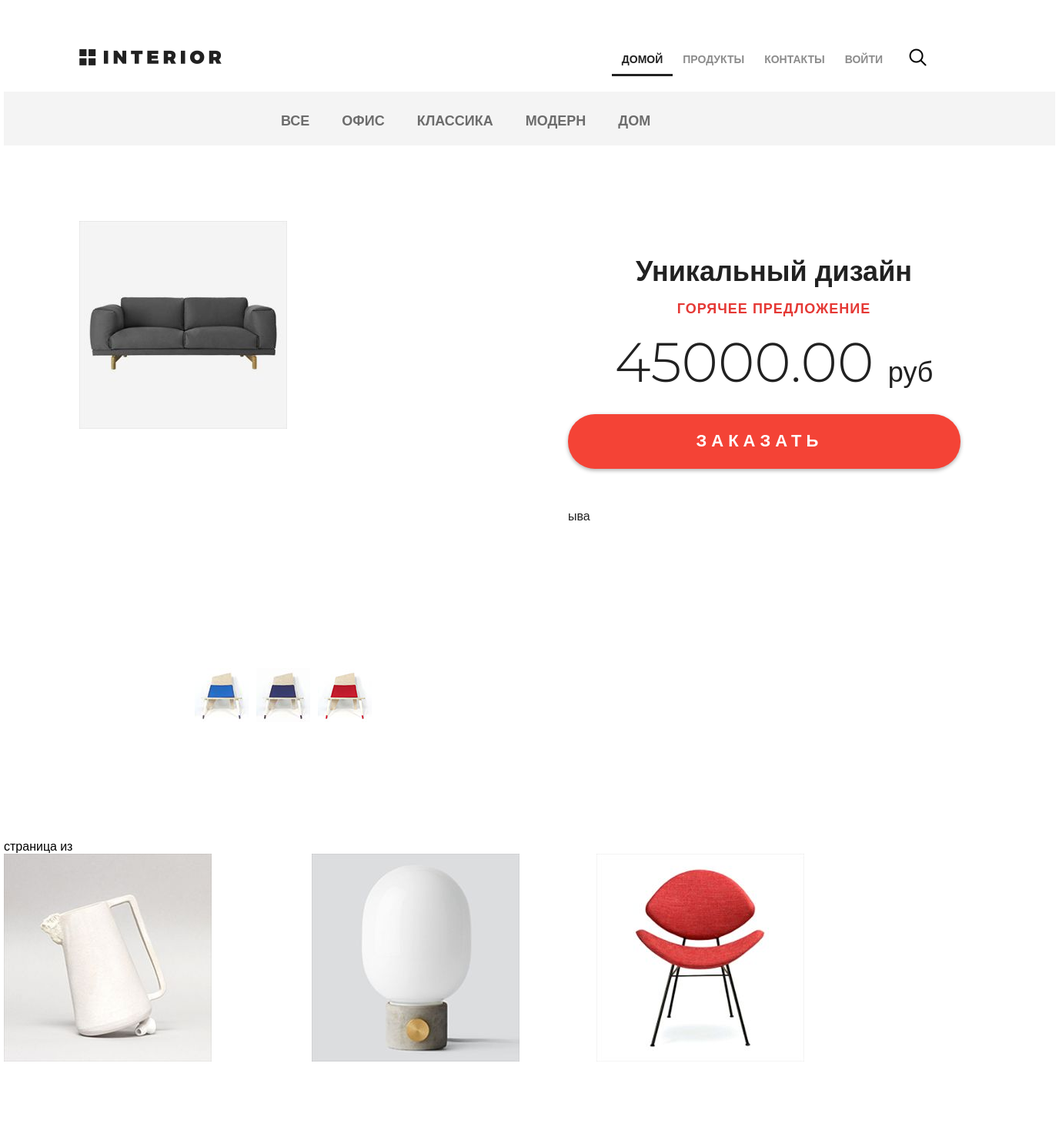
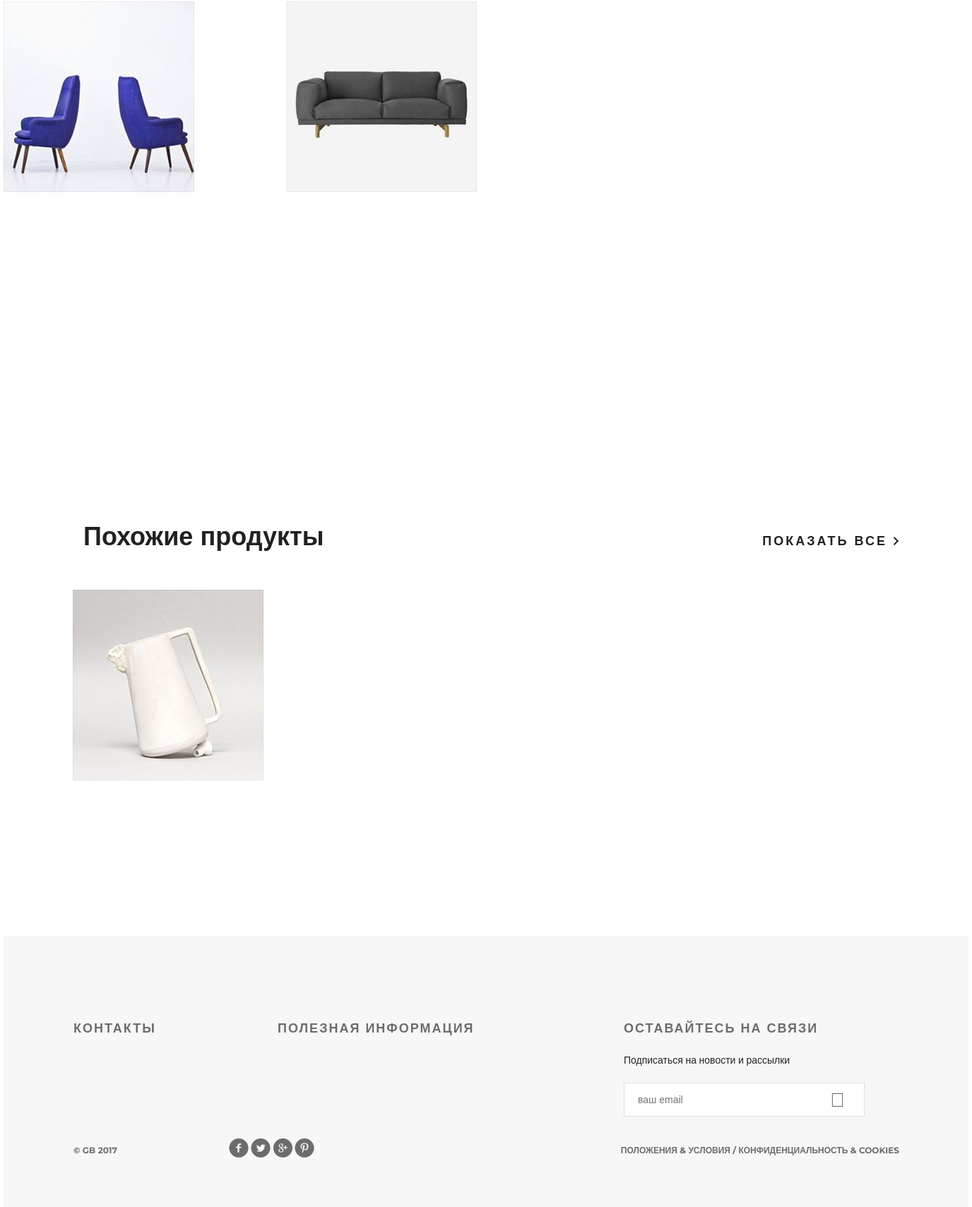
Screenshot of /products/ with the database file from the repository (2 pictures, top to bottom).
### mainapp/models.py (models this page shows, shortened)
class ProductCategory(models.Model):
    name = models.CharField(verbose_name='имя', max_length=64, unique=True)
    description = models.TextField(verbose_name='описание', blank=True)
    created = models.DateTimeField(auto_now_add=True)
    updated = models.DateTimeField(auto_now=True)
    is_active = models.BooleanField(default=True)

class Product(models.Model):
    category = models.ForeignKey(
        ProductCategory,
        on_delete=models.CASCADE,
    )
    name = models.CharField(
        verbose_name='имя продукта',
        max_length=128,
    )
    image = models.ImageField(
        upload_to='products_images',
        blank=True,
    )
    short_desc = models.CharField(
        verbose_name='короткое описание',
        max_length=60,
        blank=True,
    )
    description = models.TextField(
        verbose_name='описание',
        blank=True,
    )
    price = models.DecimalField(
        verbose_name='цена продукта',
        max_digits=8,
        decimal_places=2,
        default=0,
    )
    quantity = models.PositiveIntegerField(
        verbose_name='количество на складе',
        default=0,
    )
    is_active = models.BooleanField(default=True)

### mainapp/views.py (the view, shortened to what this page needs)
# urls.py: path('products/', include('mainapp.urls', namespace='products')),
def products(request, pk=None, page=1):
    title = 'каталог'
    links_menu = ProductCategory.objects.all()
    hot_product = get_hot_product()
    same_products = get_same_products(hot_product)
    products = Product.objects.all().order_by('price')
    context = {
        'title': title,
        'links_menu': links_menu,
        'products': products,
        'hot_product': hot_product,
        'same_products': same_products,
    }
    return render(request, 'mainapp/products.html', context=context)

### mainapp/context_processors.py (called while the page is built)
def basket(request):
    print(f'context processor basket works')
    basket = []
    if request.user.is_authenticated:
        basket = Basket.objects.filter(user=request.user)
    return {
        'basket': basket,
    }

### mainapp/views.py (called while the page is built)
def get_hot_product():
    products = Product.objects.all()
    return random.sample(list(products), 1)[0]

def get_same_products(hot_product):
    same_products = Product.objects.filter(category=hot_product.category).exclude(pk=hot_product.pk)
    return same_products

### mainapp/templates/mainapp/products.html (shortened to what this page needs)
{% extends 'geekshop/base.html' %}
{% load static %}
{% block css %}
<link rel="stylesheet" type="text/css" href="{% static '/mainapp/style.css' %}">
{% endblock %}
{% block content %}
		<div class="hero-white">
			<div class="header clearfix">
				{% include 'geekshop/includes/main_menu.html' %}
                <a href="#" class="basket"></a>
			</div>
		</div>
		<div class="details">
			<div class="links clearfix">
				<ul class="links-menu">
                    <li>
                        <a href="{% url 'products:category' 0 %}"
                           class="{% if request.resolver_match.kwargs.pk == 0 %}active{% endif %}">ВСЕ
                        </a>
                    </li>
					{% for link in links_menu %}
						<li>
                            <a href="{% url 'products:category' link.pk %}"
                               class="{% if request.resolver_match.kwargs.pk|add:'0' == link.pk %} active {% endif %}">
                                {{link.name}}
                            </a>
                        </li>
					{% endfor %}
				</ul>
			</div>
			<div class="details-products">
				<div class="details-slider">
					<div class="slider-product">
						<img src="{{ hot_product.image.url }}">
					</div>
					<div class="slider-control">
						<div class="block">
							<a href="#"><img src="{% static '/geekshop/img/controll.jpg' %}" alt="">
							</a>
						</div>
						<div class="block">
							<a href="#"><img src="{% static '/geekshop/img/controll1.jpg' %}" alt="">
							</a>
						</div>
						<div class="block">
							<a href="#"><img src="{% static '/geekshop/img/controll2.jpg' %}" alt="">
							</a>
						</div>
					</div>
				</div>
				<div class="description">
					<h3 class="big-bold">{{ hot_product.short_desc}}</h3>
					<h3 class="red">горячее предложение</h3>
					<p class="price"> {{ hot_product.price }} <span>руб</span></p>
					<a href="{% url 'mainapp:detail' pk=hot_product.pk %}" class="red-button">
						заказать
					</a>
					<div class="description-text">
                        {{ hot_product.description}}
					</div>
				</div>
			</div>
                <div class="products_list">
                  <div class="title clearfix">
                  </div>
                  <div class="related-products clearfix">
                  <div class="paginator">
                      <span class="current">
                        страница {{ products.number }} из
                      </span>
                    </div>
                    {% for product in products %}
                      <div class="block">
                        <a href="{% url 'mainapp:detail' pk=product.pk %}">
                          <img src="/media/{{ product.image }}" alt="product">
                        </a>
                      </div>
                    {% endfor %}
                  </div>
			<div class="related">
				<div class="title clearfix">
					<h2>Похожие продукты</h2>
					<a class="explore" href="#">показать все <img src="img/arrow.png" alt=""></a>
				</div>
				<div class="related-products clearfix">
                    {% for product in same_products %}
                        <div class="block">
                            <a href="{% url 'mainapp:detail' pk=product.pk %}"><img src="/media/{{ product.image }}" alt="">
                            </a>
                        </div>
                    {% endfor %}
				</div>
			</div>
		</div>
{% endblock %}

### geekshop/templates/geekshop/base.html (shortened to what this page needs)
{% load static %}
<!DOCTYPE html>
<html>
<head>
	<link rel="stylesheet" type="text/css" href="{% static '/geekshop/style.css' %}">
	<link rel="stylesheet" href="https://pro.fontawesome.com/releases/v5.10.0/css/fontawesome.css"/>
    {% block css %}
    {% endblock %}
</head>
<body>
	<div class="container">
        {% block content %}
        {% endblock %}
		<div class="clr"></div>
	</div>
    <div class="footer">
        <div class="clearfix">
            <div class="text-footer">
                <h3>контакты</h3>
            </div>
            <div class="text-footer">
                <h3>полезная информация</h3>
            </div>
            <div class="text-footer clearfix">
                <h3>Оставайтесь на связи</h3>
                <p>Подписаться на новости и рассылки</p>
                <form>
                    <input type="email" name="email" placeholder="ваш email">
                    <a href="#"><i class="fa fa-paper-plane fa-2x" aria-hidden="true"></i></a>
                </form>
            </div>
        </div>
        <p class="small">&copy; GB 2017</p>
        <div class="social">
            <a href="#" class="social1"></a>
            <a href="#" class="social2"></a>
            <a href="#" class="social3"></a>
            <a href="#" class="social4"></a>
        </div>
        <p class="small">Положения &amp; Условия  /  Конфиденциальность &amp; Cookies</p>
    </div>
</body>
</html>

### geekshop/templates/geekshop/includes/main_menu.html (shortened to what this page needs)
<a href="{% url 'index' %}" class="logo"></a>
<ul class="menu">
    <li><a href="{% url 'index' %}" class="active">домой</a></li>
    <li><a href="{% url 'products:index' %}">продукты</a></li>
    <li><a href="{% url 'contacts' %}">контакты</a></li>
    <li>
        {% if user.is_authenticated %}
          <a href="{% url 'auth:logout' %}">выйти</a>
        {% else %}
          <a href="{% url 'auth:login' %}">войти</a>
        {% endif %}
    </li>
</ul>
<a href="#" class="search"></a>

### mainapp/static/mainapp/style.css (style rules this page uses)
.red-button { display: block; height: 71px; width: 510px; border-radius: 35px; background-color: #f44336; text-align: center; text-transform: uppercase; text-decoration: none; color: #ffffff; font-size: 22px; font-weight: 700; line-height: 24px; box-shadow: 0px 2px 4.85px 0.15px rgba(33, 33, 33, 0.35); line-height: 70px; letter-spacing: 6px; margin-top: 31px; }

### rows the page displays
ProductCategory: name "ОФИС"
ProductCategory: name "КЛАССИКА"
ProductCategory: name "МОДЕРН"
ProductCategory: name "ДОМ"
Product: image (picture), short_desc "Уникальный дизайн", price "45000.00", description "ыва"
Product: image (picture)
Product: image (picture)
Product: image (picture)
Product: image (picture)
